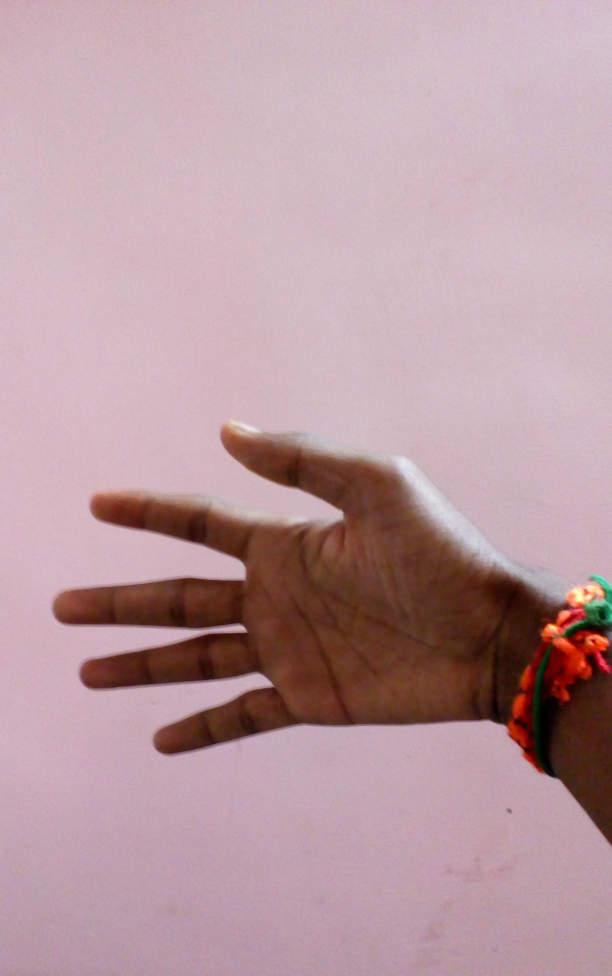
#> input picture 1.jpg, 1836 x 2926 px, given in place of the camera (shown at 1/3 size)
$ python hand.py   (Python 2 division)   (older library calls are emulated)
#> lines starting #> are read from the running program, lines starting #| are printed output that depends on the picture; after the words box and inside, x2 and y2 are one past the last pixel; in counts of white or black regions, pixels touching at a corner belong together; long printed decimals are rounded
### Script/required.py
import cv2
import numpy as np
import math
from shapely.geometry import LineString
from shapely.geometry import Point
import linecache
import sys

def PrintException():
    exc_type, exc_obj, tb = sys.exc_info()
    f = tb.tb_frame
    lineno = tb.tb_lineno
    filename = f.f_code.co_filename
    linecache.checkcache(filename)
    line = linecache.getline(filename, lineno, f.f_globals)
    print 'EXCEPTION IN ({}, LINE {} "{}"): {}'.format(filename, lineno, line.strip(), exc_obj)


def nothing(x):
    pass

def distAB(x,y):
	x = np.array(x)
	y = np.array(y)
	return np.sqrt(np.sum((x-y)**2))

def maxCont(contours):
	max_area = 0
	for i in range(len(contours)):
		cnt=contours[i]
		area = cv2.contourArea(cnt)
		if(area>max_area):
			max_area=area
			ci=i
	return contours[ci]

def pairFingerTipAndCenter(fingerTip, centerList , contourList):
		paired = []
		counter = 0
		for I in centerList:
			maxDist = 0
			maxCoOr = None
			for J in fingerTip:
				if (cv2.pointPolygonTest(contourList[counter],J,False) == 0):
					distIJ = distAB(I,J)
					if(distIJ >= maxDist):
						maxDist = distIJ
						maxCoOr = [J , I]
			paired.append(maxCoOr)
			counter = counter + 1
		return paired


def contourCenter(cont):
	for I in cont:
		if not(cv2.contourArea(I) == 0):
			momCont = cv2.moments(I)
			cx = int(momCont['m10']/momCont['m00'])
			cy = int(momCont['m01']/momCont['m00'])
			return (cx,cy)

def pairAll(pairedPoints, x):
	counter = 0
	for i in pairedPoints:
		(x1,y1) = pairedPoints[counter][0]
		(x2,y2) = pairedPoints[counter][1]
		m = (y2-y1)/((1.0)*(x2-x1))
		c = y1 - (m*x1)
		y = m*x + c
		end = (x,y)
		pairedPoints[counter].append(end)
		counter = counter + 1
	return pairedPoints

def findRoot(pairedPoints , palmCentre , radius):
	counter =0
	pair = []
	try:
		for I in pairedPoints:
			if I == None:
				continue
			p = Point(palmCentre[0],palmCentre[1])
			c = p.buffer(radius).boundary
			l = LineString([I[0],I[2]])
			i = c.intersection(l)
			print i
			root = (i.geoms[0].coords[0][0],i.geoms[0].coords[0][1])
			pairs = [I[0],root]
			pair.append(pairs)
			counter = counter + 1
		return pair
	except:
		PrintException()


# [132 lines left out: functions calcProp, littleProbability, indexProbability, middleProbability, ringProbability, thumbProbability and 1 more, not called in this run]

### Script/hand.py
#importing libraries


import cv2
import numpy as np
import copy
from required import *
import serial
import sys
#sr = serial.Serial('/dev/ttyACM0',9600)

cap = cv2.VideoCapture(1)                #creating camera object

cv2.namedWindow('distanceTransform',cv2.WINDOW_NORMAL)
cv2.namedWindow('drawing',cv2.WINDOW_NORMAL)
cv2.namedWindow('input',cv2.WINDOW_NORMAL)
cv2.namedWindow('fingerContour',cv2.WINDOW_NORMAL)
cv2.namedWindow('drawingContour',cv2.WINDOW_NORMAL)
cv2.namedWindow('final',cv2.WINDOW_NORMAL)


kernel = np.ones((9,9),np.uint8)
HS = None
RS = None
HandLength = None
font = cv2.FONT_HERSHEY_SIMPLEX

while( True ):
	try:

		#imr = '../Dataset/2.jpg'
		#img = cv2.imread(imr,1)
		#h, w = img.shape[:2]
		ret , img = cap.read()                       #reading the frames
#> img is the input picture: shape (2926, 1836, 3); mean B, G, R 160.8, 154.4, 185.2
		gray = cv2.cvtColor(img, cv2.COLOR_BGR2GRAY)
		blur = cv2.GaussianBlur(gray,(5,5),0)
		ret,handThresh = cv2.threshold(blur,0,255,cv2.THRESH_BINARY_INV+cv2.THRESH_OTSU)
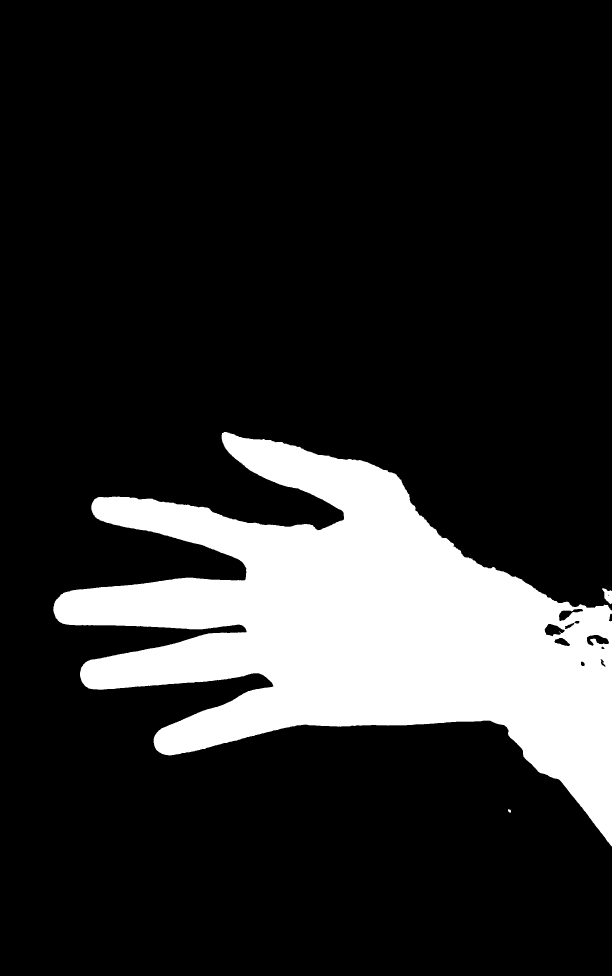
#> handThresh: shape (2926, 1836) (shown at 1/3 size); 16.9% white; 3 white regions
#> ret = 122

		handThreshCopy = np.copy(handThresh)
		_ ,contours, hierarchy = cv2.findContours(handThresh,cv2.RETR_TREE,cv2.CHAIN_APPROX_SIMPLE)
#> contours = 12 contours, 1 with area under 20; largest, box (x1, y1, x2, y2) and area: (160, 1296, 1836, 2539) 907254, (1633, 1871, 1695, 1910) 1441, (1760, 1904, 1828, 1938) 1313, (1676, 1826, 1750, 1864) 1131, (1806, 1765, 1836, 1813) 788
		cnt = maxCont(contours)
#> the loop in maxCont, `for i in range(len(contours)):` made 12 passes
#> (area, max_area) on passes 1, 2, 4: (55, 55), (788, 788), (907254, 907254)
#> after the loop in maxCont, `for i in range(len(contours)):`: ci = 3; max_area = 907254
#> cnt = contour of 2981 points, box (x1, y1, x2, y2) (160, 1296, 1836, 2539), area 907254
		hull = cv2.convexHull(cnt)
#> hull = contour of 35 points, box (x1, y1, x2, y2) (160, 1296, 1836, 2539), area 1429932
		drawing = np.zeros(img.shape,np.uint8)
		drawingContour = np.zeros(img.shape,np.uint8)
		cv2.drawContours(drawingContour,[cnt],0,(255,255,0),-2)
		cv2.imshow('drawingContour',drawingContour)

		grayImg = cv2.cvtColor(drawingContour, cv2.COLOR_BGR2GRAY)
#> grayImg: shape (2926, 1836); values 0 (black) and 179 (white), 17% white; 1 white region, box (x1, y1, x2, y2) and area: (160, 1296, 1836, 2539) 911246
		blurimg = cv2.GaussianBlur(grayImg,(5,5),0)
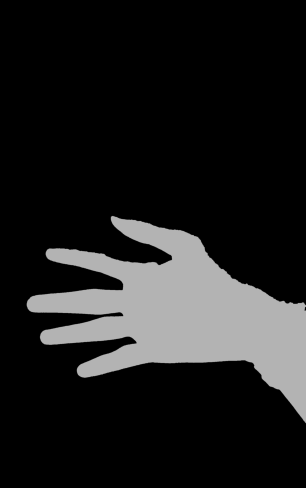
#> blurimg: shape (2926, 1836) (shown at 1/6 size); min 0, max 179, mean 30.4
		ret,handThresh = cv2.threshold(blurimg,0,255,cv2.THRESH_BINARY+cv2.THRESH_OTSU)
#> handThresh: shape (2926, 1836); 17% white; 1 white region
#> ret = 89
		handThreshCopy = np.copy(handThresh)
		_ ,contours, hierarchy = cv2.findContours(handThresh,cv2.RETR_TREE,cv2.CHAIN_APPROX_SIMPLE)
#> contours = 1 contour; box (x1, y1, x2, y2) and area: (160, 1296, 1836, 2539) 907268
		cnt = maxCont(contours)
#> the loop in maxCont (call 2), `for i in range(len(contours)):` made 1 pass
#> (area, max_area, ci) on pass 1: (907267.5, 907267.5, 0)
#> cnt = contour of 2905 points, box (x1, y1, x2, y2) (160, 1296, 1836, 2539), area 907268
		hull = cv2.convexHull(cnt)
#> hull = contour of 35 points, box (x1, y1, x2, y2) (160, 1296, 1836, 2539), area 1429669


		dist, labels = cv2.distanceTransformWithLabels(handThresh, cv2.DIST_L2, 5)
#> labels: shape (2926, 1836) int32; values 1 (black) and 2 (white), 0.5% white; 1 white region, box (x1, y1, x2, y2) and area: (1689, 1835, 1836, 2127) 26871
		inRange = .50
		dtHand = np.uint8(dist*inRange)


		cv2.imshow('distanceTransform',dtHand)

		segmentMask = np.uint8(dist)
		wristMask = np.copy(segmentMask)
		segmentMask[:] = 255
#> segmentMask: shape (2926, 1836); every value is 255
		wristMask[:]=0
#> wristMask: shape (2926, 1836); every value is 0
		ret1,palmPointThresh = cv2.threshold(dtHand,dtHand.max() - 15*inRange,dtHand.max(),cv2.THRESH_BINARY)
#> palmPointThresh: shape (2926, 1836); values 0 (black) and 157 (white), 0.04% white; 1 white region
#> ret1 = 149
		im1 , palm , hierarchyPalm = cv2.findContours(palmPointThresh, cv2.RETR_TREE,cv2.CHAIN_APPROX_SIMPLE)
#> palm = 1 contour; box (x1, y1, x2, y2) and area: (1057, 1845, 1172, 1878) 1784
#> the loop in contourCenter, `for I in cont:` made 1 pass
#> (cx, cy) on pass 1: (1120, 1865)
		palmCentre  = contourCenter(palm)
#> palmCentre = (1120, 1865)
		print "PalmCentre = "+str(palmCentre)
#| PalmCentre = (1120, 1865)
		radius = cv2.pointPolygonTest(cnt,palmCentre,True)
#> radius = 309
		if(radius < 400 and radius > 0):
			#segmentation of finger and wrist line
			cv2.circle(img,palmCentre,int(radius*1.38),[0,255,0],2)
			cv2.circle(img,palmCentre,int(radius*1.8),[0,255,0],2)
			cv2.circle(segmentMask,palmCentre,int(radius*1.9),[0,0,0],-1)
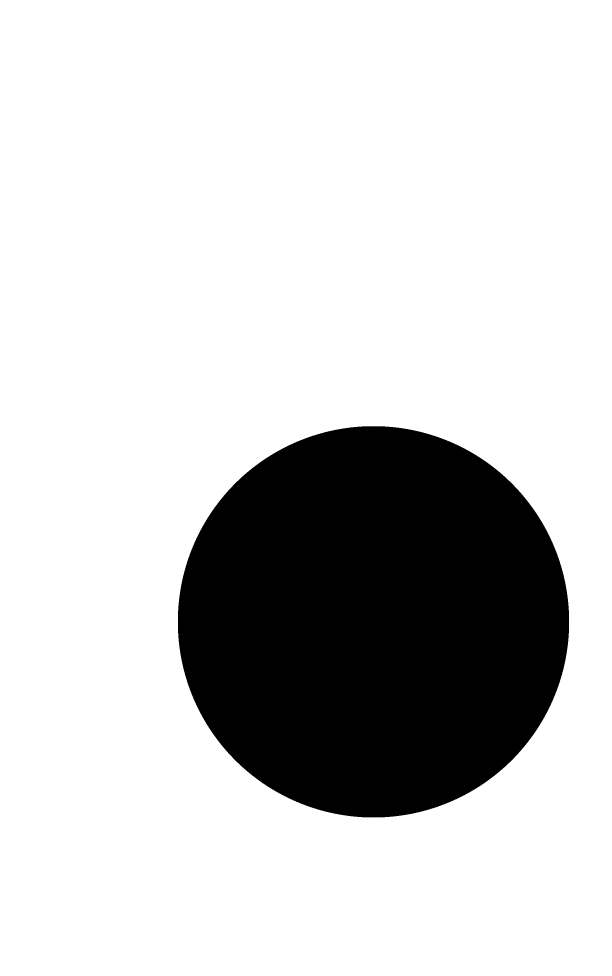
#> segmentMask: shape (2926, 1836) (shown at 1/3 size); 79.9% white; 1 black region, box (x1, y1, x2, y2) and area: (533, 1278, 1708, 2453) 1082465
			cv2.circle(wristMask,palmCentre,int(radius*2.2),[255,255,255],-1)  #outer circle
#> wristMask: shape (2926, 1836); 27% white; 1 white region, box (x1, y1, x2, y2) and area: (441, 1186, 1800, 2545) 1448373
			cv2.circle(wristMask,palmCentre,int(radius*1.9),[0,0,0],-1) #inner circle
#> wristMask: shape (2926, 1836); 6.8% white; 1 white region, box (x1, y1, x2, y2) and area: (441, 1186, 1800, 2545) 365908
			wristMask = cv2.bitwise_and(handThreshCopy , handThreshCopy , mask = wristMask)
#> wristMask: shape (2926, 1836); 1.9% white; 6 white regions, box (x1, y1, x2, y2) and area: (1566, 1806, 1800, 2320) 46947, (441, 1734, 548, 1885) 13119, (446, 1927, 562, 2056) 10780, (493, 1513, 636, 1630) 10224, (515, 2136, 662, 2257) 9860, (680, 1313, 868, 1411) 9572
			#wristMask = cv2.erode(wristMask,kernel,iterations = 15)
			segmentedFinger = cv2.bitwise_and(handThreshCopy , handThreshCopy ,mask = segmentMask)
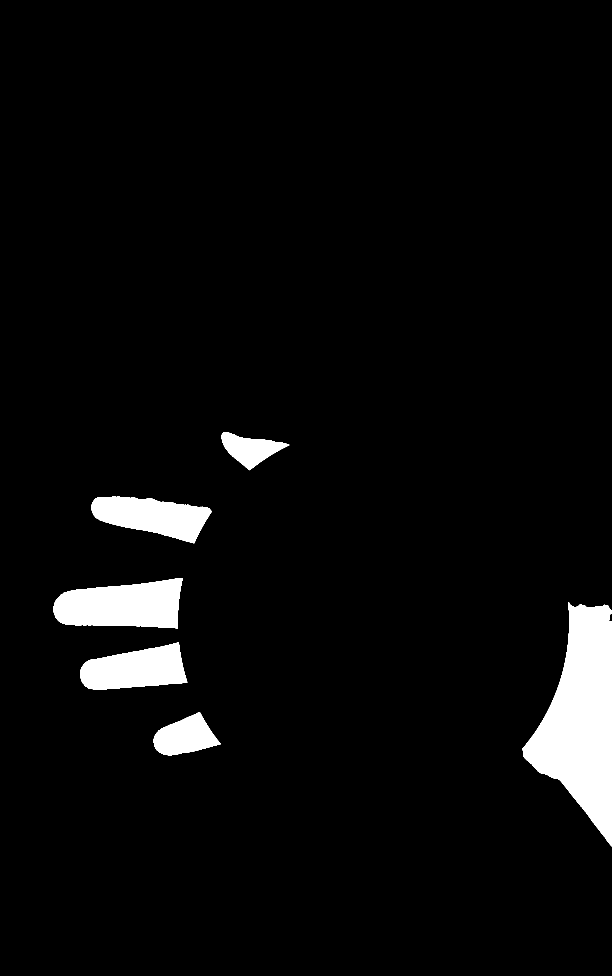
#> segmentedFinger: shape (2926, 1836) (shown at 1/3 size); 4.5% white; 6 white regions
			cv2.imshow("fingerContour",segmentedFinger)

			#masking
			im2 , fingerContour , hierarchyFinger = cv2.findContours(segmentedFinger , cv2.RETR_TREE, cv2.CHAIN_APPROX_SIMPLE)
#> fingerContour = 6 contours; box (x1, y1, x2, y2) and area: (1566, 1806, 1836, 2539) 108468, (160, 1734, 548, 1885) 43860, (240, 1927, 562, 2069) 31122, (274, 1489, 636, 1630) 30658, (461, 2136, 662, 2266) 15722, (665, 1296, 868, 1411) 11124
			im3 , wristCountors , hierarchyWrist = cv2.findContours(wristMask , cv2.RETR_TREE, cv2.CHAIN_APPROX_SIMPLE)
#> wristCountors = 6 contours; box (x1, y1, x2, y2) and area: (1566, 1806, 1800, 2320) 46384, (441, 1734, 548, 1885) 12884, (446, 1927, 562, 2056) 10574, (493, 1513, 636, 1630) 10036, (515, 2136, 662, 2257) 9679, (680, 1313, 868, 1411) 9380
			wristCountor = maxCont(wristCountors)
#> wristCountor = contour of 533 points, box (x1, y1, x2, y2) (1566, 1806, 1800, 2320), area 46384

			#center for wrist
			momCont = cv2.moments(wristCountor,False)
#> momCont = moments, m00 46384.5, centre m10/m00, m01/m00 = (1703.9, 2064.7)
			cx = int(momCont['m10']/momCont['m00'])
#> cx = 1703
			cy = int(momCont['m01']/momCont['m00'])
#> cy = 2064
			wristCenter = (cx,cy)
#> wristCenter = (1703, 2064)

			#slope of hand
			HS = np.arctan((palmCentre[1]-wristCenter[1])/((1.0)*(palmCentre[0]-wristCenter[0])))
#> HS = 0.329
			HS = (180/3.14)*HS
#> HS = 18.86

			#Drawing functions
			cv2.line(img,wristCenter,palmCentre,[0,0,0],2)
			cv2.circle(img,wristCenter,5,[255,255,255],-1)
			cv2.circle(img,palmCentre,5,[255,255,255],-1)
			cv2.drawContours(drawing,[wristCountor],0,(255,255,0),2)
			cv2.drawContours(drawing,[cnt],0,(0,255,0),2)
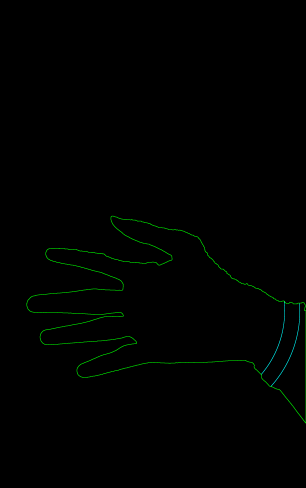
#> drawing: shape (2926, 1836, 3) (shown at 1/6 size); mean of channels 0, 1, 2 0.2, 1.5, 0; drawn as B, G, R
			cv2.drawContours(drawing,[hull],0,(0,0,255),2)
			cv2.drawContours(drawing,[palm[0]],0,(0,255,0),2)
			cv2.imshow("final",drawing)

		hull = cv2.convexHull(cnt,returnPoints = False)
#> hull = 35 values, max 2904 at index 0, min 0 at index 34, mean 1674.7
		defects = cv2.convexityDefects(cnt,hull)
#> defects = 30 rows, first 6: [0, 558, 260, 102109], [559, 563, 562, 176], [563, 569, 564, 114], [569, 988, 848, 130939], [988, 992, 991, 359], [992, 997, 994, 256]
		i=0

		fingerTip = []
		for i in range(defects.shape[0]):
			s,e,f,d = defects[i,0]
			start = tuple(cnt[s][0])
			end = tuple(cnt[e][0])
			far = tuple(cnt[f][0])
			if distAB(start , end) > 70:
				cv2.line(img,start,end,[0,255,0],2)
				cv2.circle(img,start,10,[0,0,255],-1)
				fingerTip.append(start)
#> this loop made 30 passes
#> (s, e, f, d, far, x in distAB, y in distAB) on passes 1 to 7: (0, 558, 260, 102109, (1028, 1561), [672, 1296], [285, 1496]), (559, 563, 562, 176, (281, 1502), [282, 1499], [279, 1504]), (563, 569, 564, 114, (279, 1505), [279, 1504], [276, 1510]), (569, 988, 848, 130939, (737, 1737), [276, 1510], [163, 1809]), (988, 992, 991, 359, (162, 1818), [163, 1809], [160, 1820]), (992, 997, 994, 256, (161, 1823), [160, 1820], [160, 1832]), (997, 999, 998, 201, (161, 1833), [160, 1832], [161, 1837])
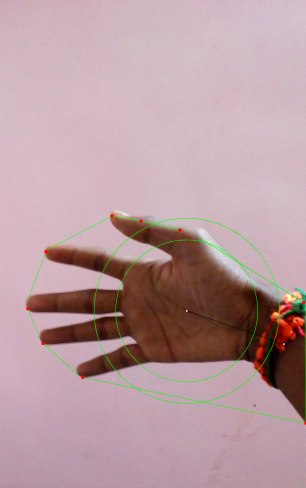
#> img: shape (2926, 1836, 3) (shown at 1/6 size); mean B, G, R 160, 155.1, 184.3
#> after the loop, fingerTip = [(672, 1296), (276, 1510), (166, 1851), (258, 2060), (496, 2264), (1835, 2538), (1822, 1815), (1080, 1380), (846, 1326)]

		drawing1 = np.copy(segmentMask)
		drawing1[:]=0

		#finger Contour Identification
		K = "1"
		centerList = []
		contourList = []
		print "Slope = " +str(HS)
#| Slope = 18.856

		for j in fingerContour:
			area = cv2.contourArea(j)
			if area > 500 and area < 100000 :
				FingerCont = cv2.moments(j,False)
				cx = int(FingerCont['m10']/FingerCont['m00'])
				cy = int(FingerCont['m01']/FingerCont['m00'])
				center = (cx ,cy)
				contourList.append(j)
				centerList.append(center)
				cv2.putText(drawing1,K,center, font, 2,(255,255,255),2,cv2.LINE_AA)
				cv2.drawContours(drawing1,[j],0,(200,5,62),2)
				K = K + "1"
#> this loop made 6 passes
#> (area, cx, cy, K) on passes 1, 2, 4, 5, 6: (15722.5, 554, 2209, '11'), (31122.5, 406, 2007, '111'), (43860.5, 366, 1816, '1111'), (30658.5, 456, 1548, '11111'), (11123.5, 750, 1346, '111111')
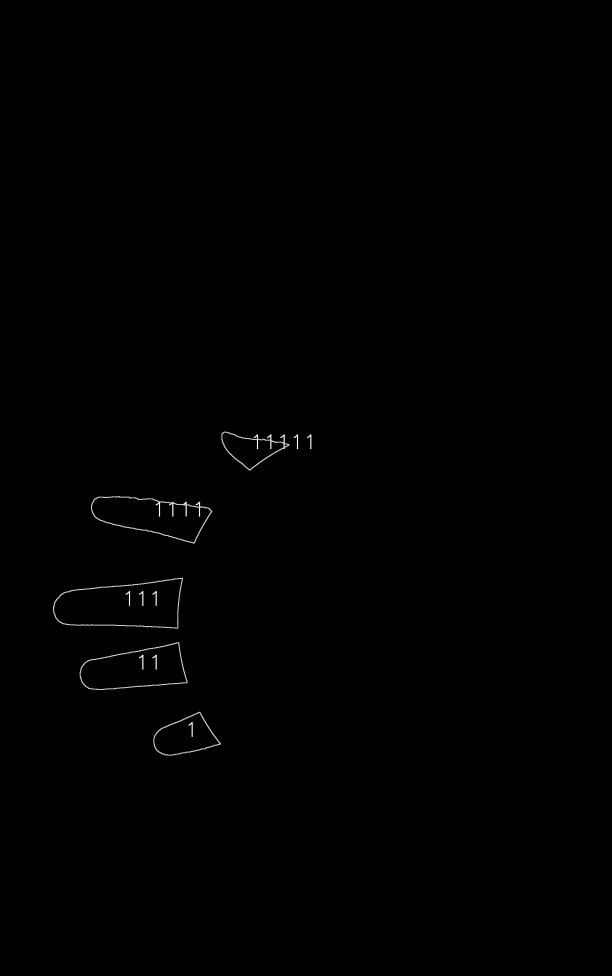
#> drawing1: shape (2926, 1836) (shown at 1/3 size); min 0, max 255, mean 0.6
#> after the loop, centerList = [(554, 2209), (406, 2007), (366, 1816), (456, 1548), (750, 1346)]; contourList = 5 contours; box (x1, y1, x2, y2) and area: (160, 1734, 548, 1885) 43860, (240, 1927, 562, 2069) 31122, (274, 1489, 636, 1630) 30658, (461, 2136, 662, 2266) 15722, (665, 1296, 868, 1411) 11124

		#pairedPoints[][0] is starting point and pairedPoints[][1] is center point
		pairedPoints = pairFingerTipAndCenter(fingerTip, centerList ,contourList)
#> the loop in pairFingerTipAndCenter, `for I in centerList:` made 5 passes
#> after the loop in pairFingerTipAndCenter, `for I in centerList:`: counter = 5; paired = [[(496, 2264), (554, 2209)], [(258, 2060), (406, 2007)], [(166, 1851), (366, 1816)], [(276, 1510), (456, 1548)], [(846, 1326), (750, 1346)]]
#> pairedPoints has the same summary as paired in pairFingerTipAndCenter
		print "Paired points = ",
		print pairedPoints
#| [[(496, 2264), (554, 2209)], [(258, 2060), (406, 2007)], [(166, 1851), (366, 1816)], [(276, 1510), (456, 1548)], [(846, 1326), (750, 1346)]]


		cv2.imshow('input',drawing1)

		allPaired = pairAll(pairedPoints, wristCenter[0])
#> the loop in pairAll, `for i in pairedPoints:` made 5 passes
#> (x1, y1, x2, y2, m, c, y, end) on passes 1 to 5: (496, 2264, 554, 2209, -0.948, 2734.3, 1119.4, (1703, 1119.4)), (258, 2060, 406, 2007, -0.358, 2152.4, 1542.5, (1703, 1542.5)), (166, 1851, 366, 1816, -0.175, 1880, 1582, (1703, 1582)), (276, 1510, 456, 1548, 0.211, 1451.7, 1811.3, (1703, 1811.3)), (846, 1326, 750, 1346, -0.208, 1502.2, 1147.5, (1703, 1147.5))
#> after the loop in pairAll, `for i in pairedPoints:`: counter = 5
#> allPaired = [[(496, 2264), (554, 2209), (1703, 1119.4)], [(258, 2060), (406, 2007), (1703, 1542.5)], [(166, 1851), (366, 1816), (1703, 1582)], [(276, 1510), (456, 1548), (1703, 1811.3)], [(846, 1326), (750, 1346), (1703, 1147.5)]]
		for I in allPaired:
			(x,y) = ((int)(I[2][0]),(int)(I[2][1]))
			cv2.circle(img,I[1],5,[255,255,255],-1)
			cv2.circle(img,I[0],5,[255,255,255],-1)
			cv2.circle(img,(x,y),5,[255,255,255],-1)
#> this loop made 5 passes
#> (I, y) on passes 1 to 5: ([(496, 2264), (554, 2209), (1703, 1119.4)], 1119), ([(258, 2060), (406, 2007), (1703, 1542.5)], 1542), ([(166, 1851), (366, 1816), (1703, 1582)], 1582), ([(276, 1510), (456, 1548), (1703, 1811.3)], 1811), ([(846, 1326), (750, 1346), (1703, 1147.5)], 1147)

		print "All paired :",
		print allPaired
#> (printed output is left out)

		print "Radius = ",
		print radius
#| 309.0


		cv2.imshow('drawing',img)

		endAndRoot = findRoot(pairedPoints , palmCentre , radius*1.35)
#> the loop in findRoot, `for I in pairedPoints:` made 5 passes
#> (I, pairs) on passes 1 to 4: ([(496, 2264), (554, 2209), (1703, 1119.4)], [(496, 2264), (1308.7, 1493.3)]), ([(258, 2060), (406, 2007), (1703, 1542.5)], [(258, 2060), (704.6, 1900.1)]), ([(166, 1851), (366, 1816), (1703, 1582)], [(166, 1851), (718.2, 1754.4)]), ([(276, 1510), (456, 1548), (1703, 1811.3)], [(276, 1510), (784.9, 1617.4)])
#> (printed output is left out)
#> after the loop in findRoot, `for I in pairedPoints:`: counter = 4; pair = [[(496, 2264), (1308.7, 1493.3)], [(258, 2060), (704.6, 1900.1)], [(166, 1851), (718.2, 1754.4)], [(276, 1510), (784.9, 1617.4)]]

		counter = 0
		for P in endAndRoot:
			point = ((int)(endAndRoot[counter][1][0]) , (int)(endAndRoot[counter][1][1]))
			cv2.line(img,endAndRoot[counter][0],point,[0,0,0],2)
			counter = counter + 1
		print "counter = "+str(counter)


		#HandLength = distAB(endAndRoot[0][1] , endAndRoot[3][1])
		HandLength =  cv2.pointPolygonTest(wristCountor,wristCenter,True)
		print "HandLength = " +str(HandLength)


		#fingerPropeties[0] for each countour and 1 RC , 2 TC , 3 distance
		fingerProperties = []
		counter = 0
		for I in fingerContour:
			area = cv2.contourArea(I)
			print "area = "+str(area)
			print "len = "+str(len(endAndRoot))
			if area > 500 and area < 100000 and counter < 5:
				prop = calcProp(I,HS,endAndRoot , palmCentre ,counter ,HandLength ,img)
				counter = counter + 1
				fingerProperties.append(prop)

		if (counter >= 0):
			fingerProbability = calcProbSum(fingerProperties)
			facN = math.factorial(counter)
			fac5mn = math.factorial(5 - counter)
			comb = 120/(fac5mn*facN)

		fingers = ('Little', 'Ring' , 'Middle' , 'Index' , 'Thumb')
		print fingerProbability

		for I in fingerProbability:
			maJ = 0
			maxc = 0
			counter = 0
			for J in I :
				if maJ < J :
					maJ = J
					maxc = counter
				counter = counter + 1
			cv2.putText(img,fingers[maxc],centerList[maxc], font, 2,(255,255,255),2,cv2.LINE_AA)

		print "fingerProbability = ",
		print fingerProbability


		k = cv2.waitKey(10) & 0xFF
		if k == ord('q'):
			break


	except  :
		PrintException()
#| EXCEPTION IN (Script/hand.py, LINE 174 "for P in endAndRoot:"): 'NoneType' object is not iterable
		print "\n\n\n\n\n\n"
		k = cv2.waitKey(10) & 0xFF
#> (key q is pressed here)
		if k == ord('q'):
			sys.exit()
#> (the program exits here)
